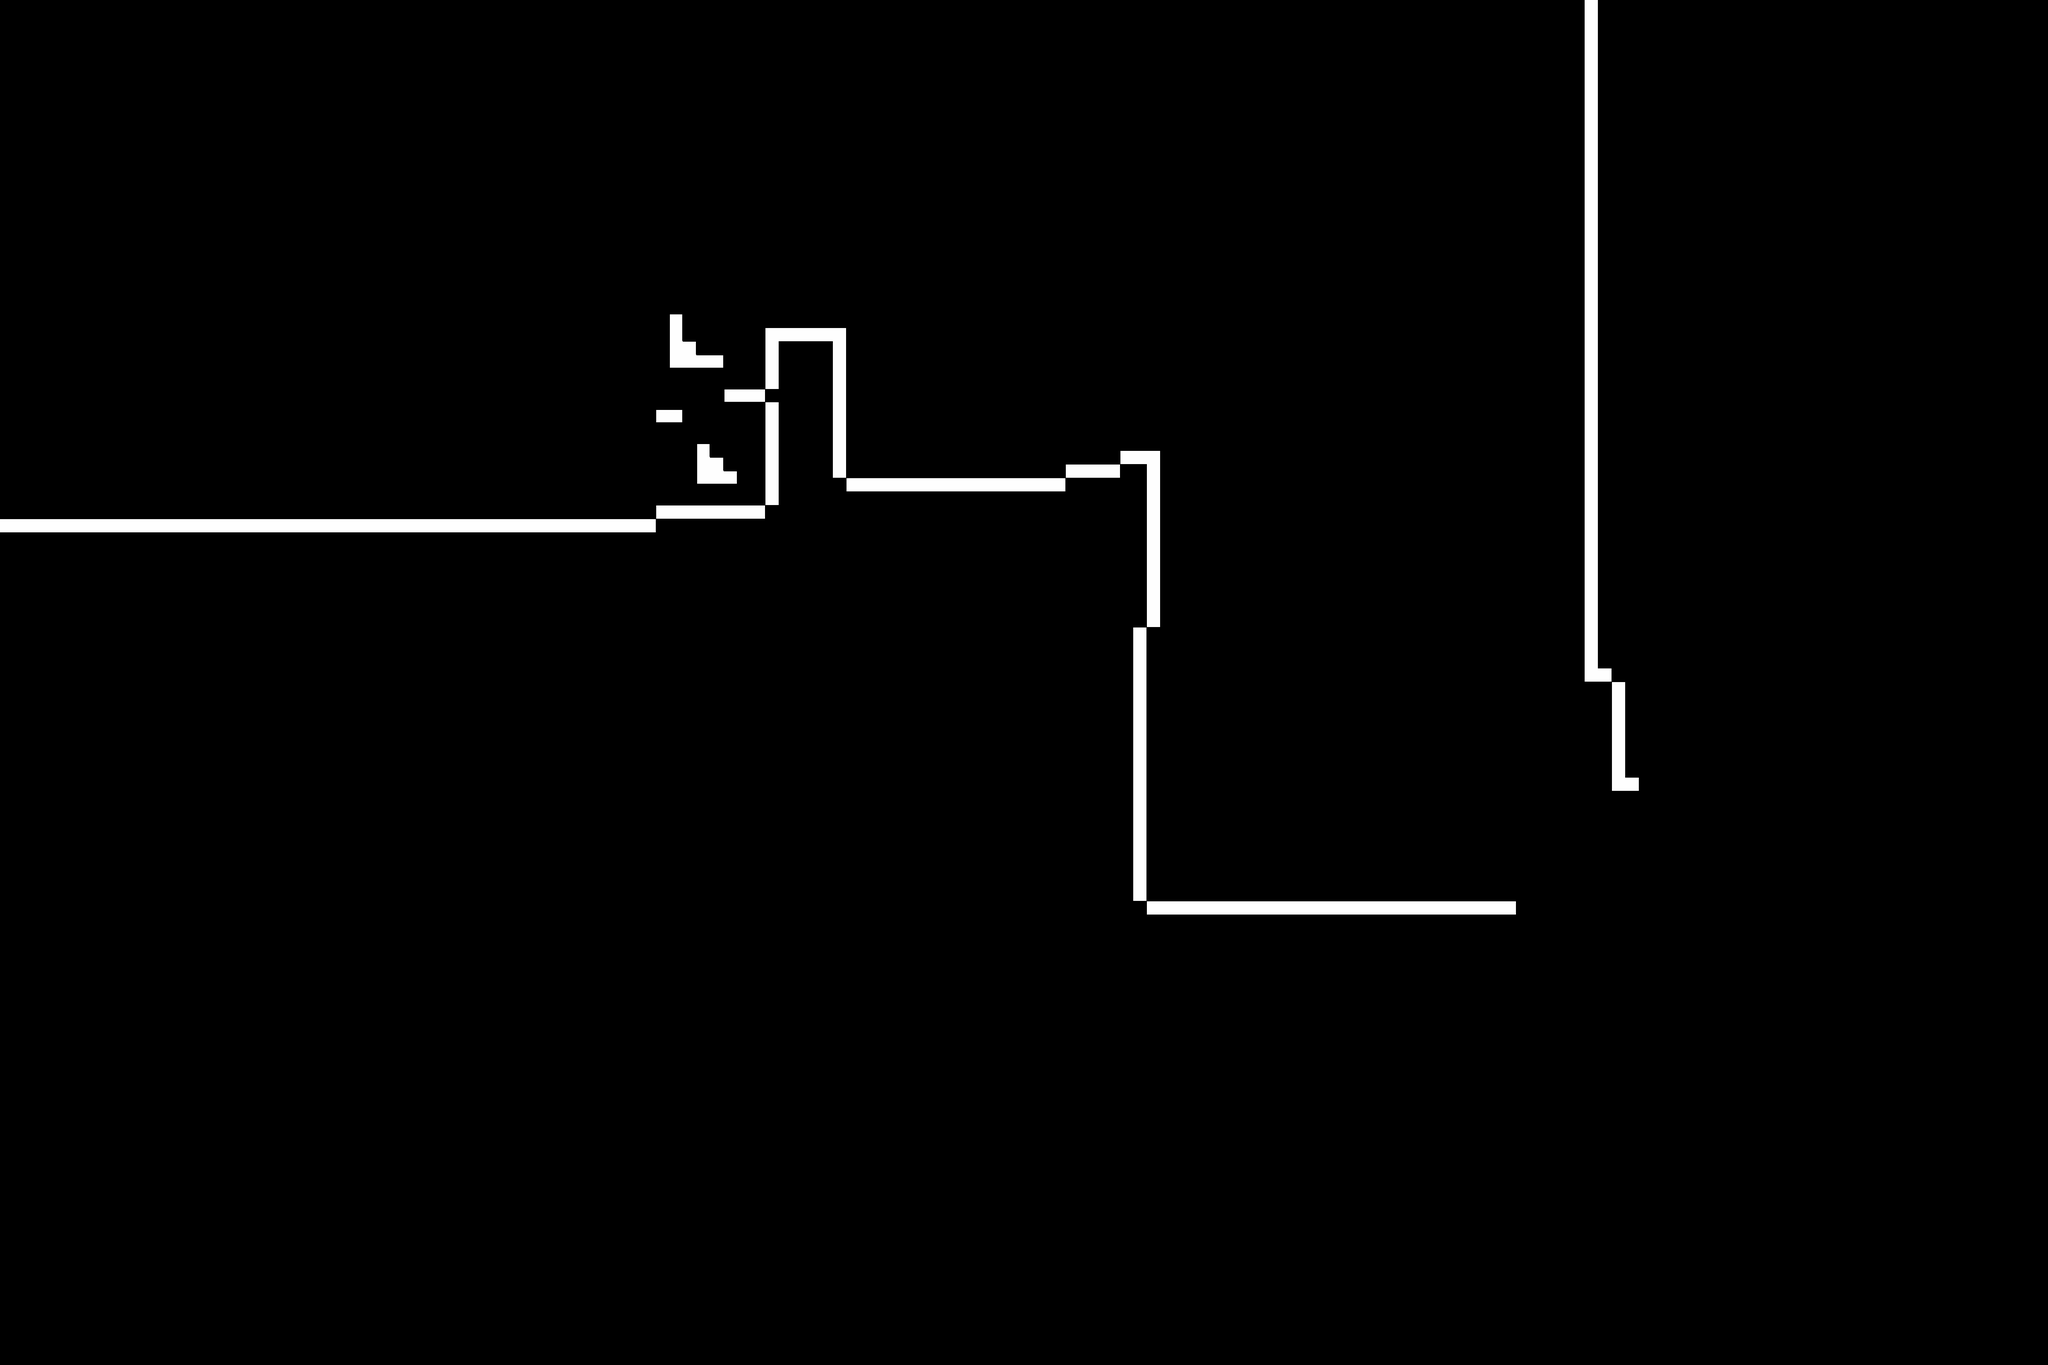

A 2D game scene composited from a Tiled map and its tileset images. What follows is a short description and the map's XML, with each tile layer's data collapsed to a summary:
An orthogonal 150x100 tile map with 32x32 px tiles, 3 tile layers (groundyoff, groundxoff, ground) and 6 objects (player).

<map version="1.0" orientation="orthogonal" renderorder="right-down" width="150" height="100" tilewidth="32" tileheight="32" nextobjectid="22">
 <tileset firstgid="1" name="tile_ground" tilewidth="33" tileheight="33" tilecount="16">
  <image source="../image/tile_ground.png" width="132" height="132" />
  <tile id="0">
   <objectgroup draworder="index" />
  </tile>
 </tileset>
 <layer name="groundyoff" width="150" height="100" offsetx="0" offsety="16">
  <data>[15000 cells, 12 non-empty, 8 distinct tile ids]</data>
 </layer>
 <layer name="groundxoff" width="150" height="100" offsetx="16" offsety="0">
  <data>[15000 cells, 0 non-empty, 0 distinct tile ids]</data>
 </layer>
 <layer name="ground" width="150" height="100">
  <data>[15000 cells, 233 non-empty, 13 distinct tile ids]</data>
 </layer>
 <objectgroup name="player">
  <object id="17" name="player" x="1392" y="960" width="32" height="32" />
 </objectgroup>
 <objectgroup color="#ffff00" name="collision">
  <object id="15" x="0" y="1216">
   <polyline points="0,0 1536,0 1536,-32 1792,-32 1792,-448 1984,-448 1984,-96 2496,-96 2496,-128 2624,-128 2624,-160 2720,-160 2720,256 2688,256 2688,896 3552,896 3552,928 0,928 0,0" />
  </object>
  <object id="18" x="1792" y="912">
   <polyline points="0,0 -96,0 -96,32 0,32 0,0" />
  </object>
  <object id="19" x="1632" y="1040">
   <polyline points="0,0 0,96 96,96 96,64 64,64 64,32 32,32 32,0 0,0" />
  </object>
  <object id="20" x="1536" y="960">
   <polyline points="0,0 0,32 64,32 64,0 0,0" />
  </object>
  <object id="21" x="1568" y="736">
   <polyline points="0,0 0,128 128,128 128,96 64,96 64,64 32,64 32,0 0,0" />
  </object>
 </objectgroup>
</map>
